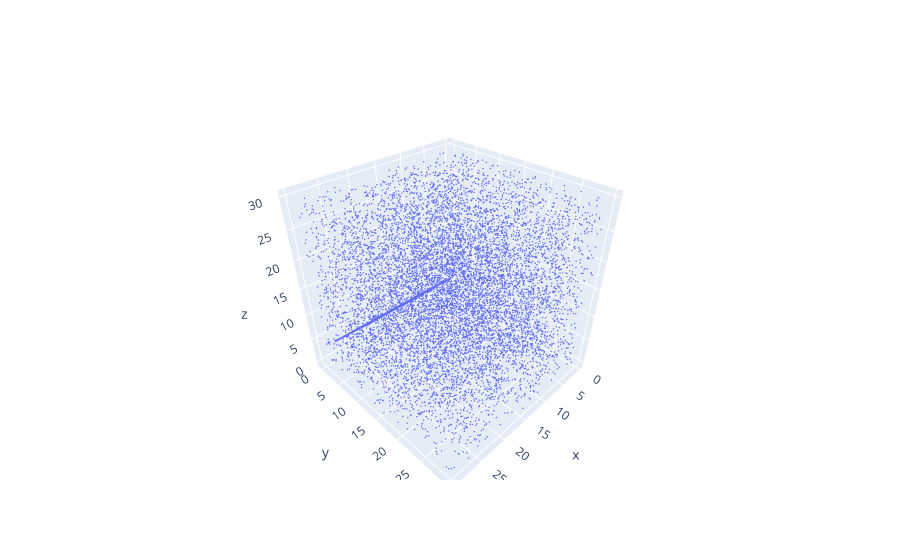

Notebook source saved alongside this figure:
### Code cell
import trace1 as G
import plotly.graph_objects as go
import numpy as np

fig = go.Figure()
G.plot_points(fig, np.array(pcd.points), size=0.5)
G.plot_surfaces(fig, surfaces)

### Figure 1 — Plotly figure (JSON) as saved in the notebook; plotly's stock layout.template omitted (floating-point values rounded to 4 significant figures; data arrays with more than 128 entries replaced by an {"elided": "..."} marker saying what was removed)
{"data": [{"marker": {"opacity": 1, "size": 0.5}, "mode": "markers", "name": "", "type": "scatter3d", "x": {"elided": "32353 float values"}, "y": {"elided": "32353 float values"}, "z": {"elided": "32353 float values"}}, {"alphahull": 5, "i": [0, 3], "j": [1, 1], "k": [2, 2], "opacity": 0.2, "type": "mesh3d", "x": [29.3, 29.48, 0.04402, 0.2241], "y": [5.343, 0.1582, 4.832, -0.3525], "z": [8.339, 3.151, 7.834, 2.646]}], "layout": {"scene": {"aspectmode": "data"}}}
